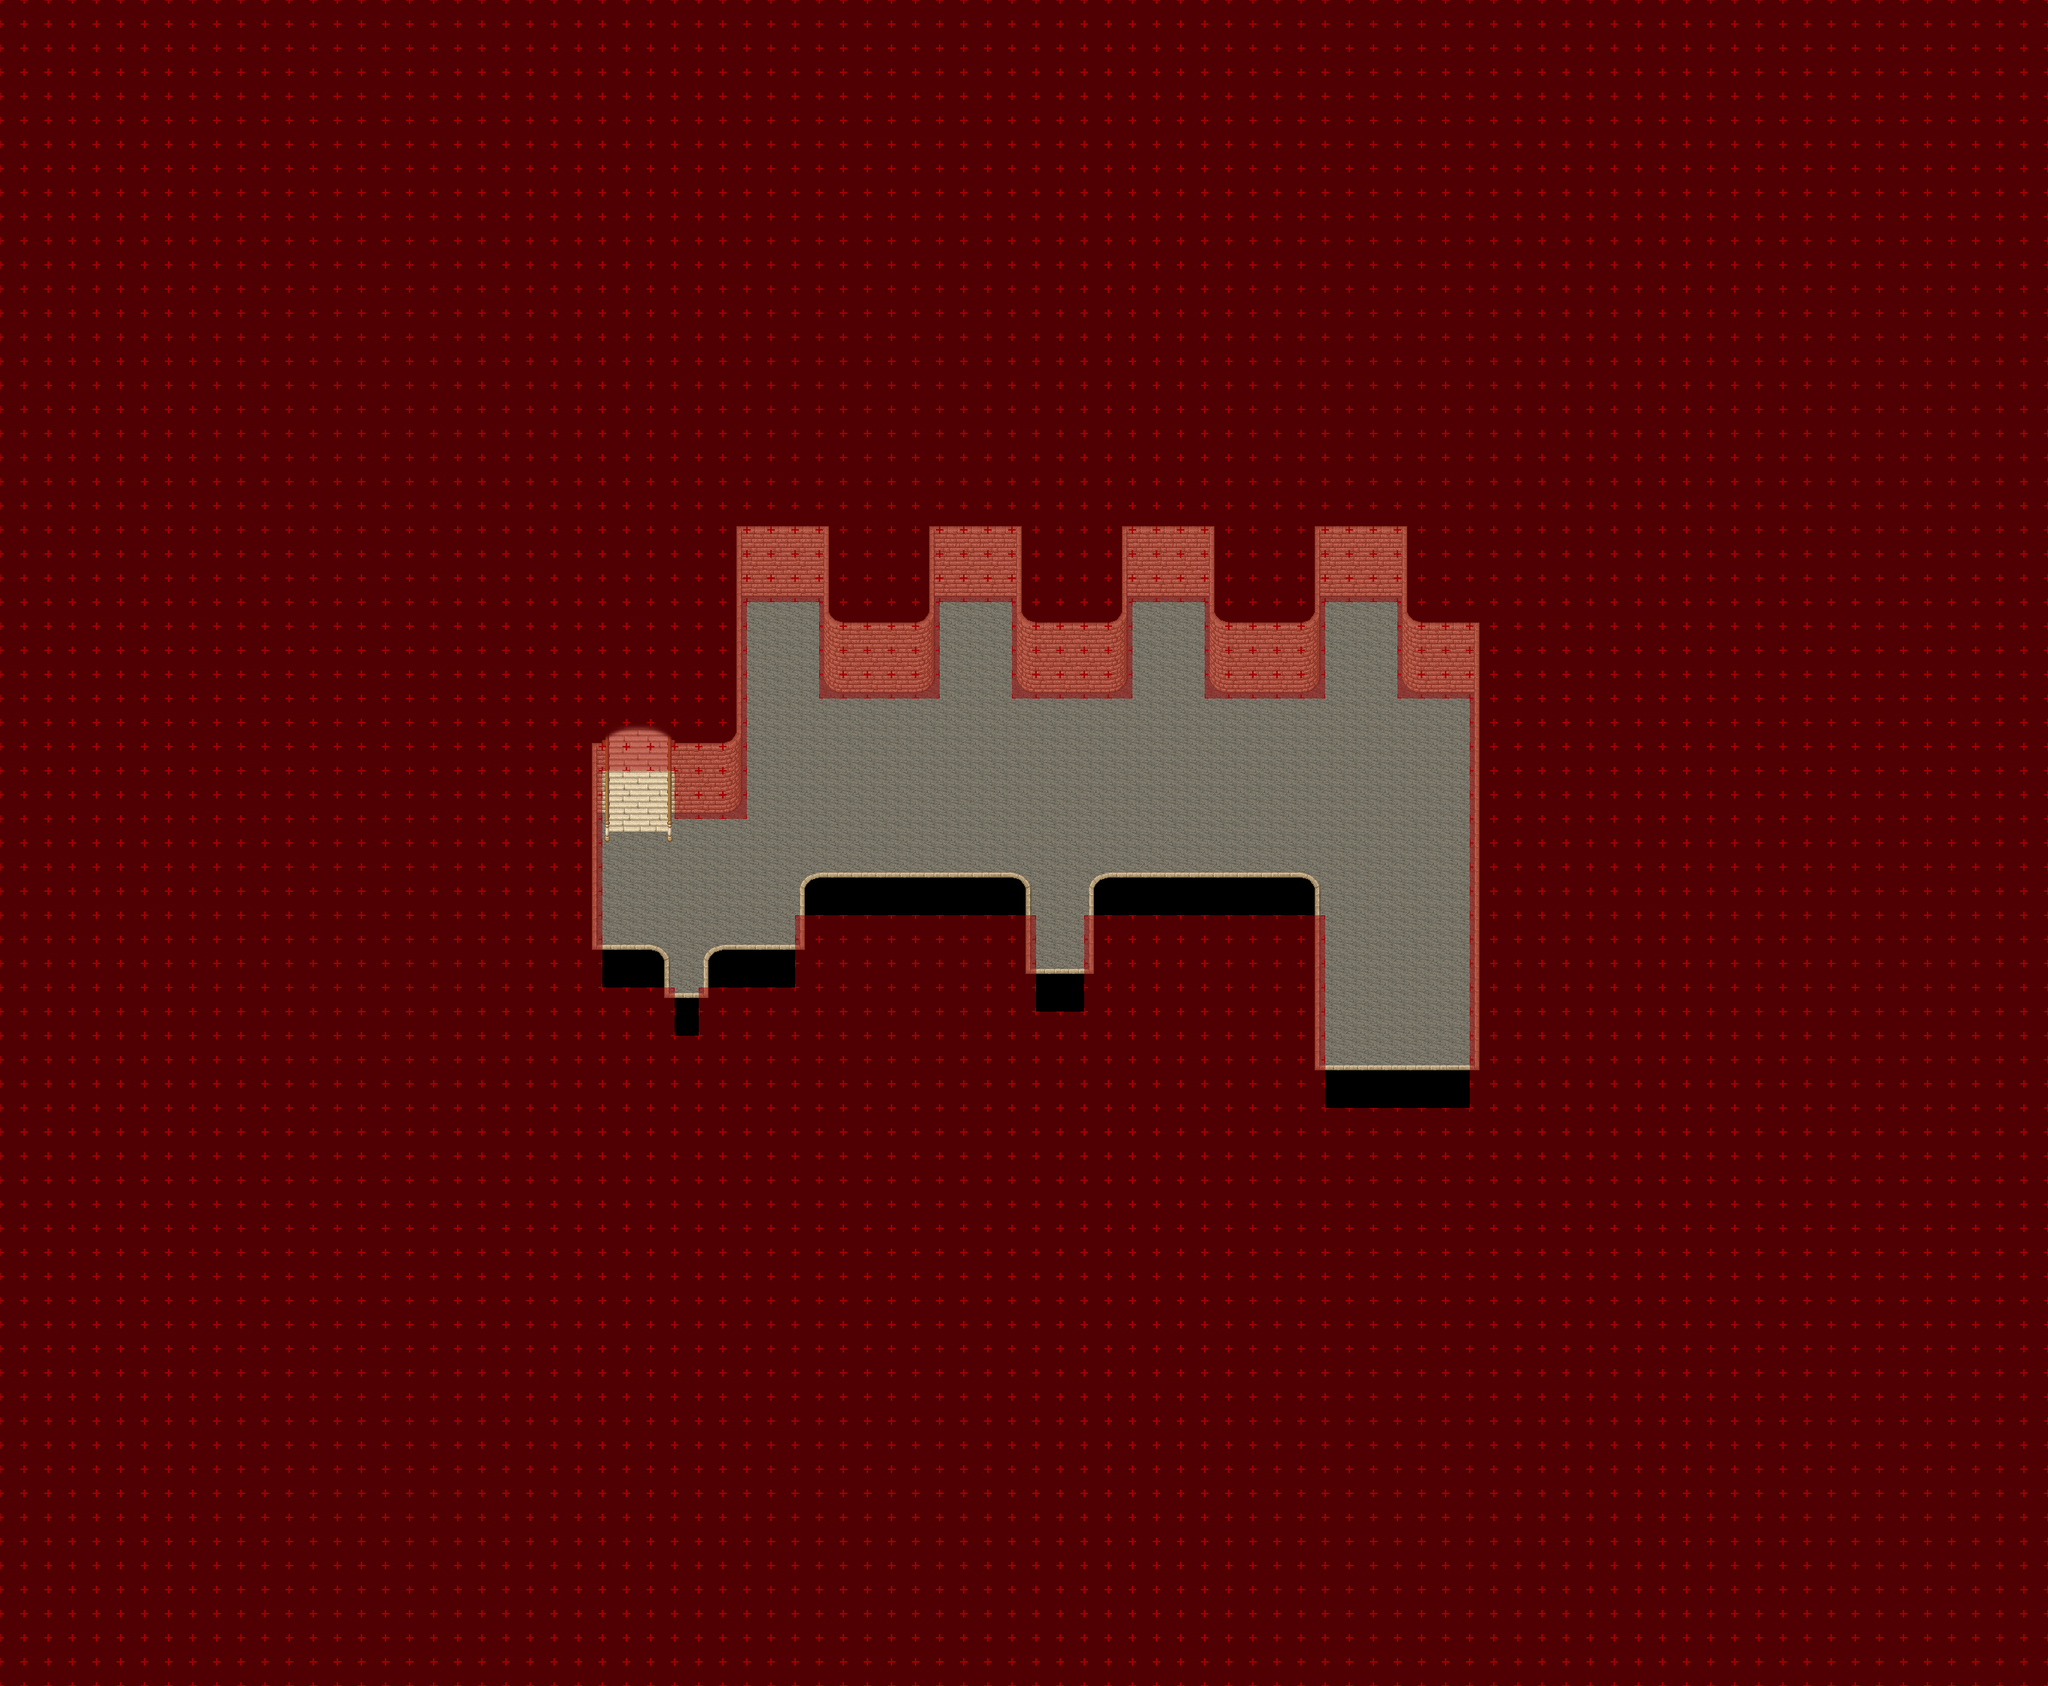

This is a level from a 2D game, rendered from its Tiled map with the project's own tilesets. A one-line summary and the map file follow, with tile-layer data summarised:
An orthogonal 85x70 tile map with 32x32 px tiles, 9 tile layers (Ground, Ground 2, Ground 3, Fringe, ...), 17 tilesets and 3 objects (3x warp).

<map version="1.2" tiledversion="1.3.4" orientation="orthogonal" renderorder="right-down" compressionlevel="0" width="85" height="70" tilewidth="32" tileheight="32" infinite="0" nextlayerid="13" nextobjectid="19">
 <properties>
  <property name="license" value="CC BY-SA 3.0" />
  <property name="manaplus version" value="2" />
  <property name="minimap" value="graphics/minimaps/009-2-15.png" />
  <property name="music" value="swamp.ogg" />
  <property name="name" value="Chapel" />
 </properties>
 <tileset firstgid="1" name="Collision" tilewidth="32" tileheight="32" tilecount="9" columns="3">
  <image source="../graphics/tilesets/collision.png" width="96" height="96" />
 </tileset>
 <tileset firstgid="10" name="hurns-indoor" tilewidth="32" tileheight="32" tilecount="256" columns="16">
  <image source="../graphics/tilesets/hurns-indoor.png" width="512" height="512" />
 </tileset>
 <tileset firstgid="266" name="artis-indoor" tilewidth="32" tileheight="32" tilecount="256" columns="16">
  <image source="../graphics/tilesets/artis-indoor.png" width="512" height="512" />
 </tileset>
 <tileset firstgid="522" name="artis-indoor-fringe" tilewidth="32" tileheight="32" tilecount="256" columns="16">
  <image source="../graphics/tilesets/artis-indoor-fringe.png" width="512" height="512" />
 </tileset>
 <tileset firstgid="778" name="ship-indoor-fringe" tilewidth="32" tileheight="32" tilecount="256" columns="16">
  <image source="../graphics/tilesets/ship-indoor-fringe.png" width="512" height="512" />
 </tileset>
 <tileset firstgid="1034" name="artis-indoor-x1x3" tilewidth="32" tileheight="96" tilecount="48" columns="16">
  <image source="../graphics/tilesets/artis-indoor-x1x3.png" width="512" height="288" />
 </tileset>
 <tileset firstgid="1082" name="artis-indoor-x1x2" tilewidth="32" tileheight="64" tilecount="16" columns="16">
  <image source="../graphics/tilesets/artis-indoor-x1x2.png" width="512" height="64" />
 </tileset>
 <tileset firstgid="1098" name="hurns-ground" tilewidth="32" tileheight="32" tilecount="256" columns="16">
  <image source="../graphics/tilesets/hurns-ground.png" width="512" height="512" />
 </tileset>
 <tileset firstgid="1354" name="hurns-indoor-x1x3" tilewidth="32" tileheight="96" tilecount="16" columns="16">
  <image source="../graphics/tilesets/hurns-indoor-x1x3.png" width="512" height="96" />
 </tileset>
 <tileset firstgid="1370" name="artis-indoor-x1x4" tilewidth="32" tileheight="32" tilecount="64" columns="16">
  <image source="../graphics/tilesets/artis-indoor-x1x4.png" width="512" height="128" />
 </tileset>
 <tileset firstgid="1434" name="hurns-teacup-vapor" tilewidth="32" tileheight="32" tilecount="8" columns="4">
  <image source="../graphics/tilesets/hurns-teacup-vapor.png" width="128" height="64" />
  <tile id="0">
   <animation>
    <frame tileid="0" duration="100" />
    <frame tileid="1" duration="100" />
    <frame tileid="2" duration="100" />
    <frame tileid="3" duration="100" />
   </animation>
  </tile>
  <tile id="4">
   <animation>
    <frame tileid="4" duration="100" />
    <frame tileid="5" duration="100" />
    <frame tileid="6" duration="100" />
    <frame tileid="7" duration="100" />
   </animation>
  </tile>
 </tileset>
 <tileset firstgid="1442" name="fire" tilewidth="64" tileheight="64" tilecount="7" columns="7">
  <image source="../graphics/tilesets/fire.png" width="448" height="64" />
  <tile id="0">
   <animation>
    <frame tileid="0" duration="100" />
    <frame tileid="1" duration="100" />
    <frame tileid="2" duration="100" />
    <frame tileid="3" duration="100" />
    <frame tileid="4" duration="100" />
    <frame tileid="5" duration="100" />
    <frame tileid="6" duration="100" />
   </animation>
  </tile>
 </tileset>
 <tileset firstgid="1449" name="hurns-indoor-accessory" tilewidth="32" tileheight="32" tilecount="128" columns="8">
  <image source="../graphics/tilesets/hurns-indoor-accessory.png" width="256" height="512" />
 </tileset>
 <tileset firstgid="1577" name="sunlight-x1x5" tilewidth="32" tileheight="160" tilecount="4" columns="4">
  <image source="../graphics/tilesets/sunlight-x1x5.png" width="128" height="160" />
 </tileset>
 <tileset firstgid="1581" name="candle-x1x2" tilewidth="32" tileheight="64" tilecount="12" columns="3">
  <image source="../graphics/tilesets/candle-x1x2.png" width="96" height="256" />
  <tile id="6">
   <animation>
    <frame tileid="6" duration="100" />
    <frame tileid="7" duration="100" />
   </animation>
  </tile>
 </tileset>
 <tileset firstgid="1593" name="artis-indoor-cellar" tilewidth="32" tileheight="32" tilecount="128" columns="8">
  <image source="../graphics/tilesets/artis-indoor-cellar.png" width="256" height="512" />
 </tileset>
 <tileset firstgid="1721" name="castle1" tilewidth="32" tileheight="32" tilecount="374" columns="17">
  <image source="../graphics/tilesets/castle1.png" width="544" height="704" />
 </tileset>
 <layer id="1" name="Ground" width="85" height="70">
  <data>[5950 cells, 5950 non-empty, 9 distinct tile ids]</data>
 </layer>
 <layer id="2" name="Ground 2" width="85" height="70">
  <data>[5950 cells, 58 non-empty, 10 distinct tile ids]</data>
 </layer>
 <layer id="3" name="Ground 3" width="85" height="70">
  <data>[5950 cells, 15 non-empty, 6 distinct tile ids]</data>
 </layer>
 <layer id="4" name="Fringe" width="85" height="70">
  <data>[5950 cells, 0 non-empty, 0 distinct tile ids]</data>
 </layer>
 <layer id="5" name="Over" width="85" height="70">
  <data>[5950 cells, 316 non-empty, 23 distinct tile ids]</data>
 </layer>
 <layer id="6" name="Over 2" width="85" height="70">
  <data>[5950 cells, 0 non-empty, 0 distinct tile ids]</data>
 </layer>
 <layer id="7" name="Over 3" width="85" height="70">
  <data>[5950 cells, 0 non-empty, 0 distinct tile ids]</data>
 </layer>
 <layer id="8" name="Collision" width="85" height="70">
  <data>[5950 cells, 5520 non-empty, 1 distinct tile ids]</data>
 </layer>
 <layer id="9" name="Heights" width="85" height="70">
  <data>[5950 cells, 0 non-empty, 0 distinct tile ids]</data>
 </layer>
 <objectgroup id="10" name="Object">
  <object id="15" name="To Swamp" type="warp" x="1376" y="1312" width="64" height="32">
   <properties>
    <property name="dest_map" value="009-1" />
    <property name="dest_x" value="212" />
    <property name="dest_y" value="148" />
   </properties>
  </object>
  <object id="17" name="To Swamp" type="warp" x="896" y="1344" width="32" height="32">
   <properties>
    <property name="dest_map" value="009-1" />
    <property name="dest_x" value="206" />
    <property name="dest_y" value="149" />
   </properties>
  </object>
  <object id="18" name="To Chapel Tower 1st Floor" type="warp" x="800" y="1024" width="96" height="32">
   <properties>
    <property name="dest_map" value="009-2-16" />
    <property name="dest_x" value="27" />
    <property name="dest_y" value="35" />
   </properties>
  </object>
 </objectgroup>
</map>
